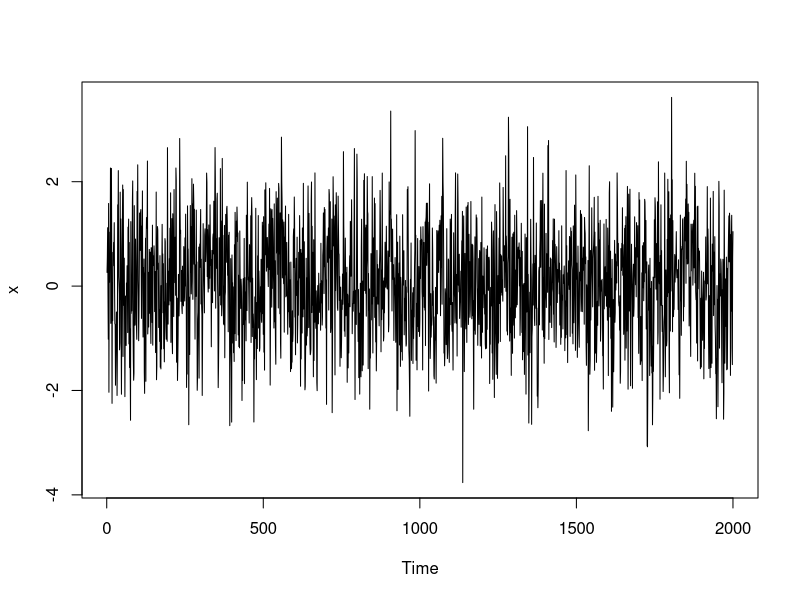

Write the R code that produced this figure.

set.seed(2)

#we can construct an ARMA(p,q) simulation with the AR and MA components
x <- arima.sim(n=2000,model=list(ar=0.4,ma=-0.2))

plot(x)

#fit an ARIMA model with AR(1) and MA(1)
arima(x,order=c(1,0,1))

#let's calculate the confidence intervals for the parameters (wide intervals!!!)
0.5201+c(-1.96,1.96)*0.0762
-0.3158+c(-1.96,1.96)*0.0846
